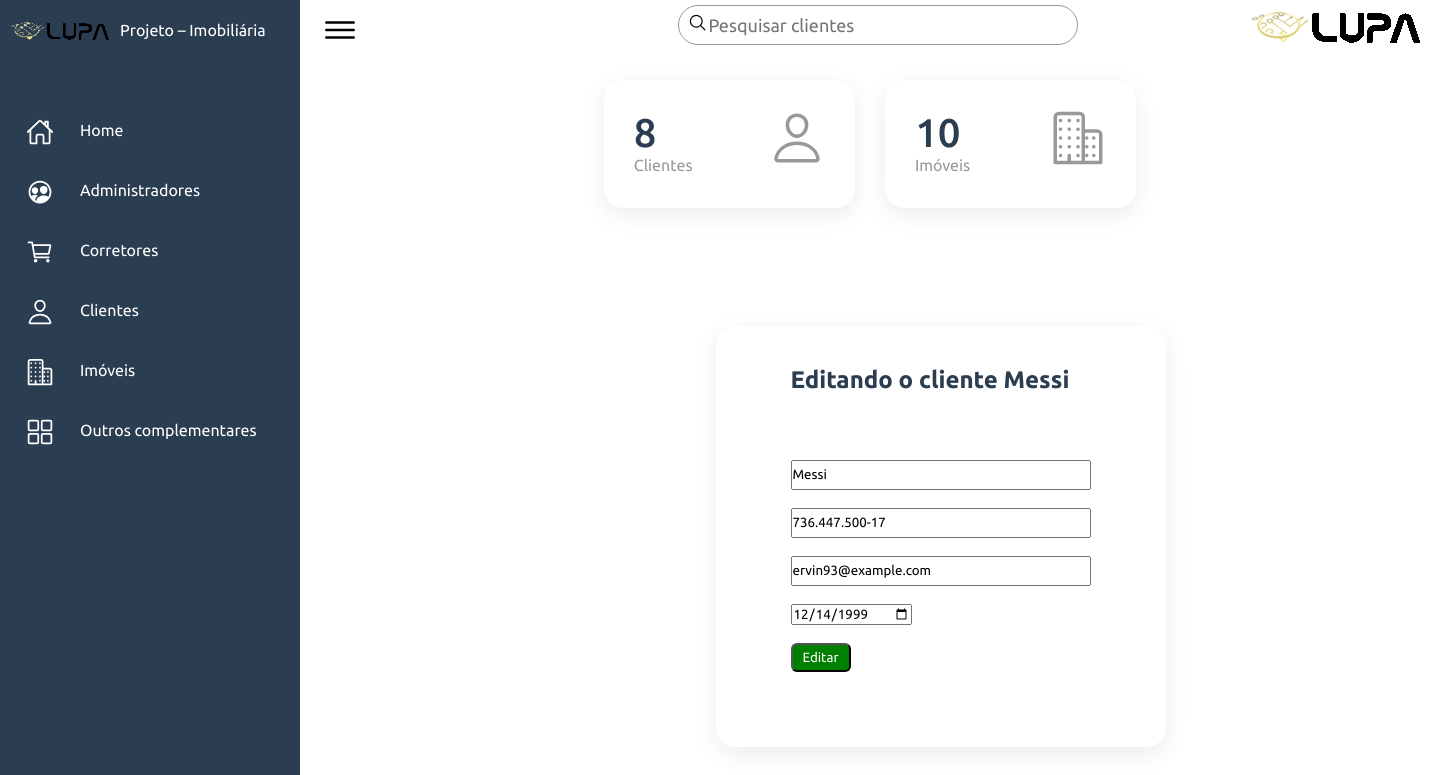
The page /view/viewupdate?id=16&nome=Messi on the database its author committed.
### tables this page shows
CREATE TABLE IF NOT EXISTS `clientes` (
  `id` int(10) UNSIGNED NOT NULL AUTO_INCREMENT,
  `nome` varchar(255) DEFAULT NULL,
  `cpf` varchar(45) DEFAULT NULL,
  `email` varchar(255) DEFAULT NULL,
  `data` date DEFAULT NULL,
  PRIMARY KEY (`id`)
);

### view/viewupdate.php (the view, shortened to what this page needs)
<?php
require_once "../database/conn.php";
?>
<!DOCTYPE html>
<html lang="pt-BR">
<head>
<link rel="stylesheet" type="text/css" href="../css/styleview.css">
</head>
<body>
    <div class="container">
        <div class="navigantion">
            <ul>
                <li>
                    <a href="#">
                        <span class="lupaimg"><img src="../img/lupa-logo1.png" width="100px"></span>
                        <span class="title">Projeto – Imobiliária</span>
                    </a>
                </li>
                <li>
                    <a href="../index.php">
                        <span class="icon"><ion-icon name="home-outline"></ion-icon></span>
                        <span class="title">Home</span>
                    </a>
                </li>
                <li>
                    <a href="#">
                        <span class="icon"><ion-icon name="people-circle-outline"></ion-icon></span>
                        <span class="title">Administradores</span>
                    </a>
                </li>
                <li>
                    <a href="#">
                        <span class="icon"><ion-icon name="cart-outline"></ion-icon></span>
                        <span class="title">Corretores</span>
                    </a>
                </li>
                <li>
                    <a href="../clientes.php">
                        <span class="icon"><ion-icon name="person-outline"></ion-icon></span>
                        <span class="title">Clientes</span>
                    </a>
                </li>
                <li>
                    <a href="#">
                        <span class="icon"><ion-icon name="business-outline"></ion-icon></span>
                        <span class="title">Imóveis</span>
                    </a>
                </li>
                <li>
                    <a href="#">
                        <span class="icon"><ion-icon name="grid-outline"></ion-icon></span>
                        <span class="title">Outros complementares</span>
                    </a>
                </li>
            </ul>
         </div>
         <div class="main">
             <div class="topbar">
                 <div class="toggle">
                    <ion-icon name="menu-outline"></ion-icon>
                 </div>
                 <div class="search">
                    <label>
                        <form class="form-inline" action="../busca/buscacliente.php" method="POST">
                            <input type="text" placeholder="Pesquisar clientes" name="pesquisar">
                            <ion-icon name="search-outline"></ion-icon>
                        </form>
                    </label>
                 </div>
                 <div class="user">
                    <img src="../img/lupa-logo.png">
                 </div>
             </div>
             <div class="cardBox">
                 <div class="card">
                     <div>
                         <div class="numbers"><?php $sql = "SELECT count(id) from clientes";
                         $resultado = $conn->query($sql);
                         $registro = mysqli_fetch_assoc($resultado);
                         echo $registro['count(id)'];?></div>
                         <div class="cardName">Clientes</div>
                     </div>
                     <div class="iconBx">
                        <ion-icon name="person-outline"></ion-icon>
                     </div>
                 </div>
                 <div class="card">
                    <div>
                        <div class="numbers"><?php $sql = "SELECT count(idimoveis) from imoveis";
                         $resultado = $conn->query($sql);
                         $registro = mysqli_fetch_assoc($resultado);
                         echo $registro['count(idimoveis)'];?></div>
                        <div class="cardName">Imóveis</div>
                    </div>
                    <div class="iconBx">
                        <ion-icon name="business-outline"></ion-icon>
                    </div>
                </div>
             </div>
                <?php
                $id   = $_GET['id'];
                $sql = "SELECT * FROM clientes WHERE id = $id";
                $resultado = $conn->query($sql);
                $registro = mysqli_fetch_assoc($resultado);
                ?>
             <div class="details">
                 <div class="recentOrders">
                     <div class="cardHeader">
                         <h2>Editando o cliente <?php echo $registro['nome']?></h2>
                     </div>
                        <form action="../update.php" method="POST">
                        <input type="hidden" name="id" value="<?php echo $registro['id'];?>"> <br> <br>
                        <input type="text" name="nome" placeholder="Digite seu nome" value="<?php echo $registro['nome'];?>"> <br> <br>
                        <input type="text" name="cpf" placeholder="Digite seu cpf" value="<?php echo $registro['cpf'];?>"> <br> <br>
                        <input type="email" name="email" placeholder="Digite seu email" value="<?php echo $registro['email'];?>"> <br> <br>
                        <input type="date" name="data" placeholder="Data emissão" value="<?php echo $registro['data'];?>"> <br> <br>
                        <button name="editar" type="submit" class="btn btn-success" style='position: relative;padding: 5px 10px;background: var(--green);text-decoration: none;color: var(--white);border-radius: 6px;'>Editar</button>
                        </form>
                 </div>
         </div>
    </div>
</body>
</html>

### css/styleview.css (style rules this page uses)
* { margin: 0; padding: 0; box-sizing: border-box; font-family: 'Ubuntu', sans-serif; }
:root { --blue: #2b3d51; --white: #fff; --grey: #f5f5f5; --black1: #222; --black2: #999; --green: green; --red: red; }
body { min-height: 100vh; overflow-x: hidden; }
.container { position: relative; width: 100%; }
.navigantion { position: fixed; width: 300px; height: 100%; background: var(--blue); border-left: 10px solid var(--blue); transition: 0.5s; overflow: hidden; }
.navigantion ul { position: absolute; top: 0; left: 0; width: 100%; }
.navigantion ul li { position: relative; width: 100%; list-style: none; border-top-left-radius: 30px; border-bottom-left-radius: 30px; }
.navigantion ul li:nth-child(1) { margin-bottom: 40px; pointer-events: none; }
.navigantion ul li a { position: relative; display: block; width: 100%; display: flex; text-decoration: none; color: var(--white); }
.navigantion ul li a .icon { position: relative; display: block; min-width: 60px; height: 60px; line-height: 80px; text-align: center; }
.navigantion ul li a .icon ion-icon { font-size: 1.75em; }
.navigantion ul li a .title { position: relative; display: block; padding: 0 10px; height: 60px; line-height: 60px; text-align: start; white-space: nowrap; }
.main { position: absolute; width: calc(100% - 300px); left: 300px; min-height: 100vh; background: var(--white); transition: 0.5s; }
.topbar { width: 100%; height: 60px; display: flex; justify-content: space-between; align-items: center; padding: 0 10px; }
.toggle { position: relative; width: 60px; height: 60px; display: flex; justify-content: center; align-items: center; font-size: 2.5em; cursor: pointer; }
.search { position: relative; width: 400px; margin: auto; margin-top: 5px; }
.search label { position: relative; width: 100%; }
.search label input { width: 100%; height: 40px; border-radius: 40px; padding: 5px 20px; padding-left: 30px; font-size: 18px; outline: none; border: 1px solid var(--black2); }
.search label ion-icon { position: absolute; top: 0; left: 10px; font-size: 1.2em; }
.user { position: relative; width: 40px; height: 40px; cursor: pointer; }
.user img { position: absolute; top: 0; left: -135px; }
.cardBox { position: relative; width: 100%; padding: 20px; display: grid; grid-template-columns: repeat(4,1fr); grid-gap: 30px; left: 25%; }
.cardBox .card { position: relative; background: var(--white); padding: 30px; border-radius: 20px; display: flex; justify-content: space-between; cursor: pointer; box-shadow: 0 7px 25px rgba(0,0,0,0.08); }
.cardBox .card .numbers { position: relative; font-weight: 500; font-size: 2.5em; color: var(--blue); }
.cardBox .card .cardName { color: var(--black2); }
.cardBox .card .iconBx { font-size: 3.5em; color: var(--black2); }
.details { position: relative; width: 50%; padding: 75px; display: grid; grid-template-columns: 2fr 1fr; grid-gap: 30px; left: 30%; margin-top: 2%; }
.details .recentOrders { background: var(--white); padding: 75px; box-shadow: 0 7px 25px rgba(0,0,0,0.08); border-radius: 20px; }
.cardHeader { margin-bottom: 30px; margin-top: -35px; }
.cardHeader h2 { font-weight: 600; color: var(--blue); }
.btn { position: relative; padding: 5px 10px; background: var(--blue); text-decoration: none; color: var(--white); border-radius: 6px; }
.lupaimg { margin-top: 8px; }
.search label ion-icon { position: relative; margin-top: -150px; top: -28px; left: 10px; font-size: 1.2em; }
input[name*="nome"], [name*="cpf"], [name*="email"] { width: 300px; height: 30px; }

### rows shown on the page
clientes: nome "Messi", cpf "736.447.500-17", email "ervin93@example.com", data "12/14/1999"

### other values the page prints
$registro['count(id)'] "8"
$registro['count(idimoveis)'] "10"
